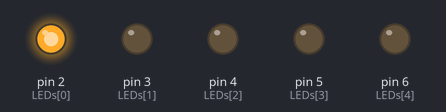
Simulated run of this sketch. Board: Arduino Uno, built with avr-gcc and run on an emulated ATmega328P. On the bench: output pins drawn as LEDs (lit = HIGH).

Above: at 0.1 s.
At 0.5 s:
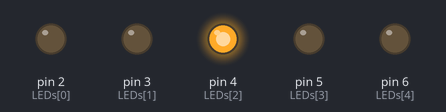
At 0.9 s:
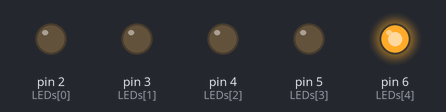
At 1.3 s:
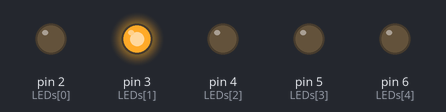
At 2.7 s:
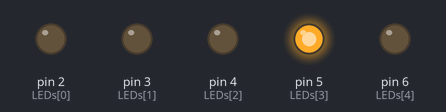
Timing chart, 0 to 3.0 s (numbered marks = the images above):
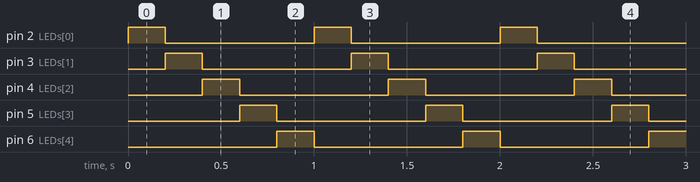

Measured:
- by itself, pin 2 (LEDs[0]), pin 3 (LEDs[1]), pin 4 (LEDs[2]), pin 5 (LEDs[3]), pin 6 (LEDs[4]): alternates HIGH for 0.20 s and LOW for 0.80 s
- by itself, everything shown: repeats every 1.0 s, in 5 steps

The sketch:

EJ7.ino
```cpp
const int numLEDs = 5;
int LEDs[numLEDs] = {2, 3, 4, 5, 6};
void setup() {
  for (int i = 0; i < numLEDs; i++) {
    pinMode(LEDs[i], OUTPUT);
  }
}

void loop() {
  int vectorEscalera[] = {1, 2, 3, 4, 5};

  for (int i = 0; i < numLEDs; i++) {
    digitalWrite(LEDs[vectorEscalera[i] - 1], HIGH);

    delay(200);

    digitalWrite(LEDs[vectorEscalera[i] - 1], LOW);
  }
}
```
